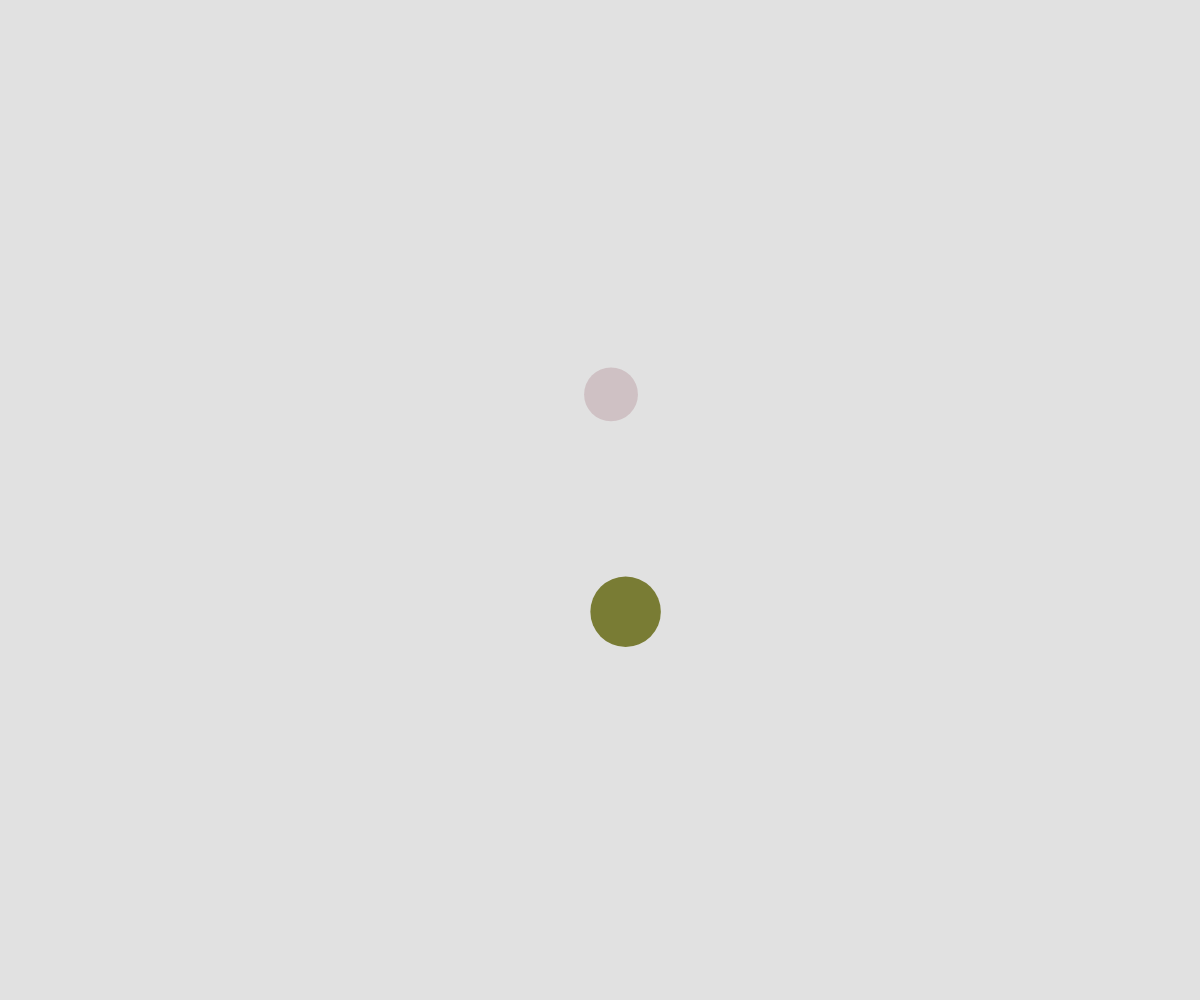
Frame 1 (no input)
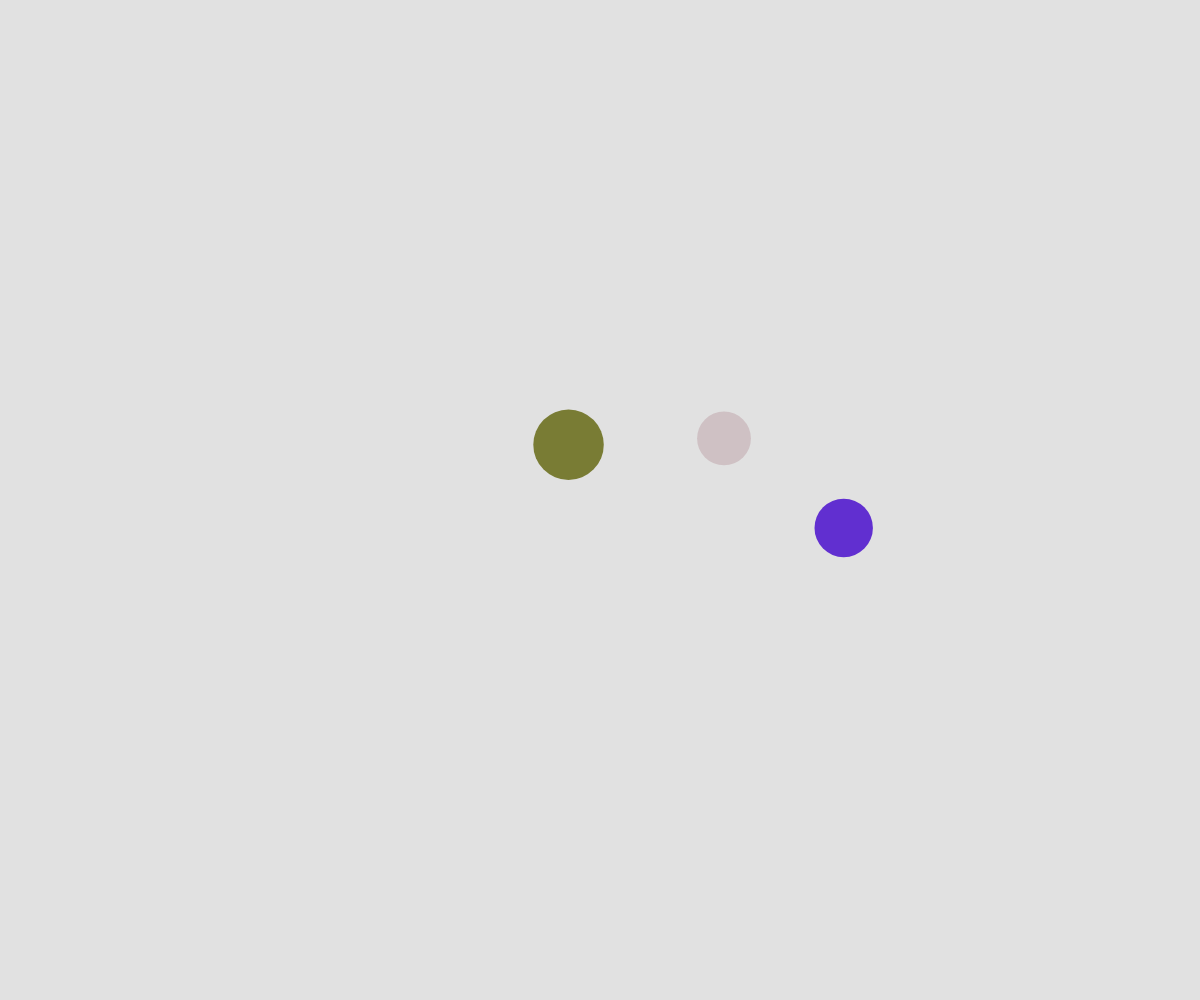
Frame 60 (no input)
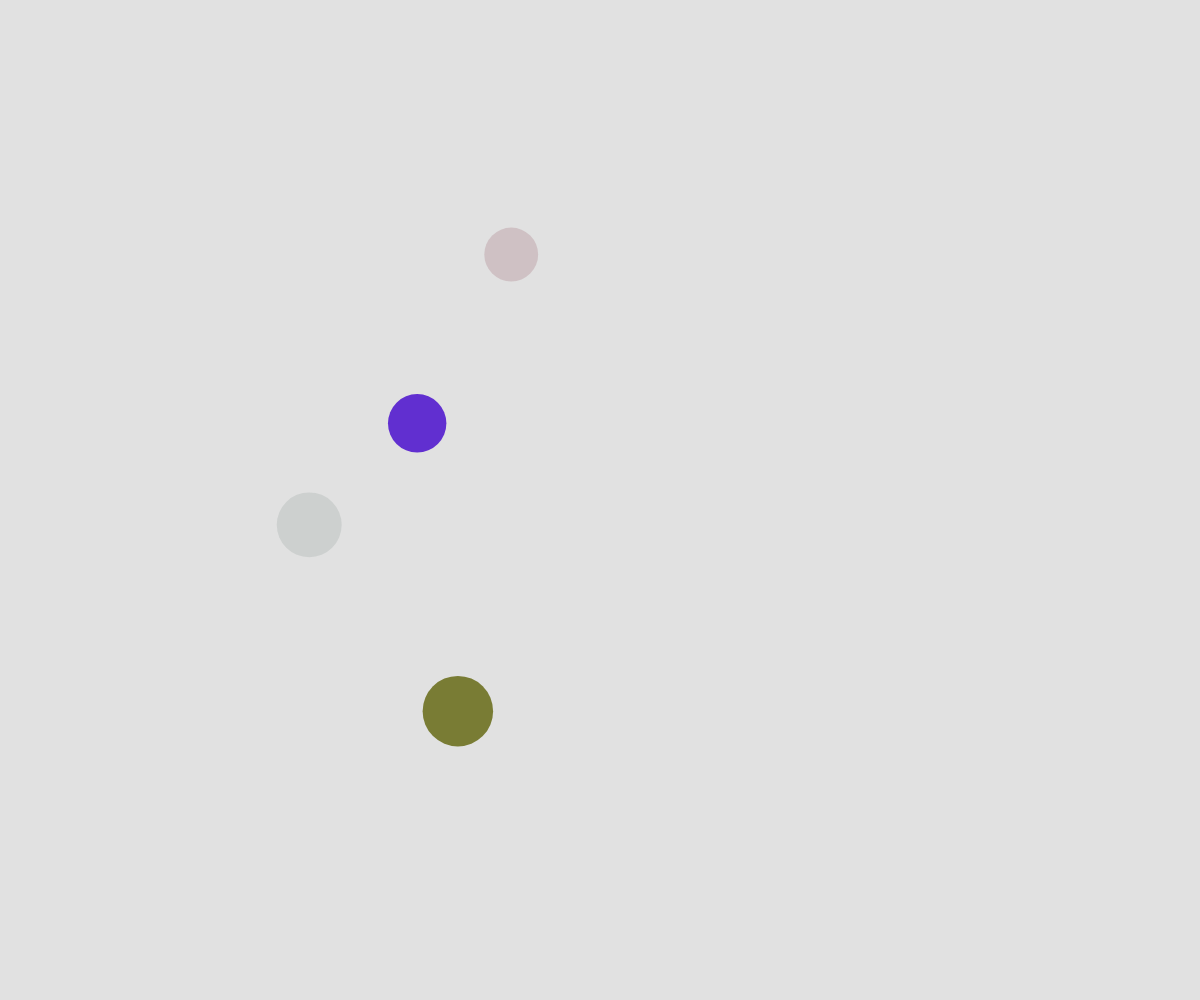
Frame 120 (the mouse pressed at the canvas centre since frame 60)

The p5.js sketch that drew these frames (run headless with seeded random() and noise() and a simulated clock; from frame 60 on, the mouse is pressed at the canvas centre):

// p5.js sketch
// ── sketch.js
// Bubble Array Object Notation Demo
// October 10 2024
//
// Extra for Experts:
// - describe what you did to take this project "above and beyond"

let theBubbles = [];
let deathLocations = [];

function setup() {
  createCanvas(windowWidth, windowHeight);
  noStroke();
  for (let i = 0; i<2; i++){
    spawnBubble();
  }

  // create new bubble every half second
  window.setInterval(spawnBubble, 1000);
}

function draw() {
  background(225);
  //moveBubblesRandomly();
  moveBubblesWithNoise();
  displayBubbles();
  displayDeathSpots();
}

function displayDeathSpots(){
  for (let spot of deathLocations){
    textAlign(CENTER,CENTER);
    fill('black');
    text("X", spot.x, spot.y);
  }
}

function mousePressed(){
  for (let bubble of theBubbles){
    if (clickedInBubble(mouseX, mouseY, bubble)){
      let theIndex = theBubbles.indexOf(bubble);
      theBubbles.splice(theIndex, 1);
      addDeath(mouseX,mouseY);
    }
  }
}

function addDeath(_x,_y){
  let deathSpot = {
    x: _x,
    y: _y,
  };
  deathLocations.push(deathSpot);
}

function clickedInBubble(x,y,theBubble){
  let distanceAway = dist(x,y, theBubble.x, theBubble.y);
  if (distanceAway<theBubble.radius){
    return true;
  }
  else{
    return false;
  }
}

function displayBubbles(){
  for (let bubble of theBubbles){
    fill(bubble.r, bubble.g, bubble.b, bubble.alpha);
    circle(bubble.x, bubble.y, bubble.radius*2);
    showFruit(bubble.x, bubble.y, bubble.fruit);
  }
}

function showFruit(x, y, type) {
  if (type === "apple") {
    
  }
}

function moveBubblesWithNoise(){
  for (let bubble of theBubbles){
    let x = noise(bubble.timeX)*width;
    let y = noise(bubble.timeY)*height;
    bubble.x = x;
    bubble.y = y;
    bubble.timeX += bubble.deltaTime;
    bubble.timeY += bubble.deltaTime;
  }
}

function moveBubblesRandomly(){
  for (let bubble of theBubbles){
    let choice = random(100);
    if (choice < 50){
      //move up
      bubble.y -= bubble.speed;
    }
    else if (choice<65){
      //move down
      bubble.y += bubble.speed;
    }

    else if (choice < 80){
      //move right
      bubble.x += bubble.speed;
    }
    else{
      //move left
      bubble.x -= bubble.speed;
    }
  }
}

function spawnBubble(){
  let someBubble = {
    x: random(width),
    y: height + random(0,25),
    speed: random(2,5),
    radius: random(20,40),
    r: random(150),
    g: random(150),
    b: random(255),
    alpha: random(255),
    timeX: random(10000000),
    timeY: random(10000000),
    deltaTime: 0.02,
    fruit: random(["apple", "orange", "banana"]),
  };
  theBubbles.push(someBubble);
}
